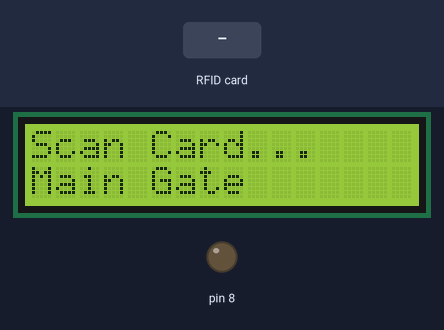
This sketch was run on a simulated Arduino Uno, built with avr-gcc and run on an emulated ATmega328P. Parts: 16×2 character LCD, output pins drawn as LEDs (lit = HIGH). The inputs (shaded band) are chosen by the test bench. Pins used as bus, display or sensor lines are not drawn; what the sketch prints to the serial monitor is not drawn.

Above: at 3.5 s.
3.6 s: RFID card CC 97 14 05 held to the reader
At 4.4 s:
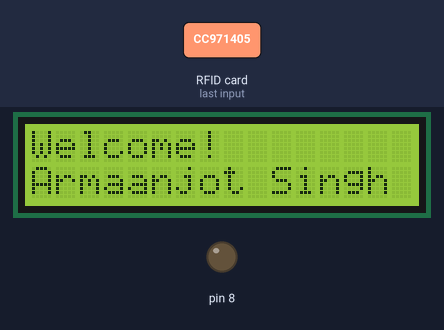
At 9.8 s:
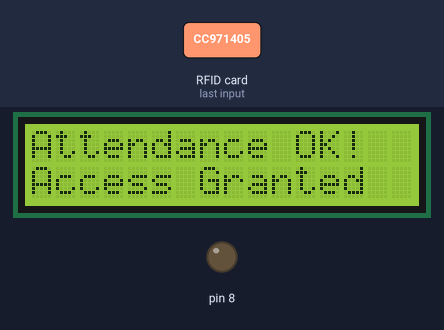
11.1 s: RFID card C3 BF 28 09 held to the reader
At 13.6 s:
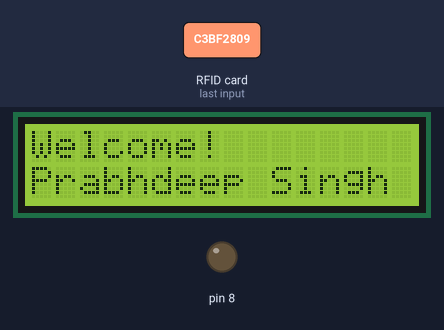
Timing chart, 0 to 19.7 s (numbered marks = the images above; inputs shaded):
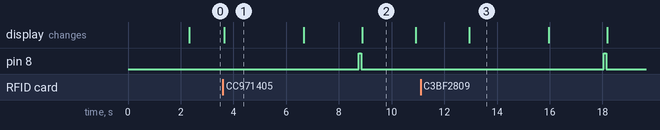

Measured:
- after the input at 3.6 s, pin 8: LOW → HIGH after 5.2 s, → LOW 0.10 s later; the display: changes after 0.05 s (image 1)
- after the input at 11.1 s, pin 8: LOW → HIGH after 7.0 s, → LOW 0.10 s later; the display: changes after 1.8 s (image 3)
- what the display in image 1 shows lasts 3.0 s, from 3.7 s to 6.7 s
- what the display in image 2 shows lasts 2.0 s, from 8.9 s to 10.9 s

The sketch:

arduino_rfid_usb.ino
```cpp
#include <SPI.h>
#include <MFRC522.h>
#include <Wire.h>
#include <LiquidCrystal_I2C.h>

// RFID Module pins
#define SS_PIN 10
#define RST_PIN 9

// LCD I2C address (0x27 is common, adjust if needed)
LiquidCrystal_I2C lcd(0x27, 16, 2);

MFRC522 rfid(SS_PIN, RST_PIN);

const String DEVICE_ID = "ARDUINO_MAIN_GATE";
const String LOCATION = "Main Gate";

// Map physical card UIDs to student RFID tags
String mapCardToStudent(String cardUID) {
  if (cardUID == "CC971405") return "Armaanjot Singh";
  if (cardUID == "C3BF2809") return "Prabhdeep Singh";
  if (cardUID == "8A5C4B12") return "Rajveer Singh";
  return "Unknown Card";
}

String mapCardToRFIDTag(String cardUID) {
  if (cardUID == "CC971405") return "RFID001";
  if (cardUID == "C3BF2809") return "RFID002";
  if (cardUID == "8A5C4B12") return "RFID003";
  return cardUID;
}

void displayWelcome() {
  lcd.clear();
  lcd.setCursor(0, 0);
  lcd.print("RFID Attendance");
  lcd.setCursor(0, 1);
  lcd.print("System Ready!");
  delay(2000);
}

void displayScan() {
  lcd.clear();
  lcd.setCursor(0, 0);
  lcd.print("Scan Card...");
  lcd.setCursor(0, 1);
  lcd.print("Main Gate");
}

void displayCardData(String studentName, String cardUID) {
  lcd.clear();
  lcd.setCursor(0, 0);
  lcd.print("Welcome!");
  lcd.setCursor(0, 1);

  // Display student name (truncate if too long)
  if (studentName.length() > 16) {
    lcd.print(studentName.substring(0, 16));
  } else {
    lcd.print(studentName);
  }

  delay(3000);

  // Show card UID
  lcd.clear();
  lcd.setCursor(0, 0);
  lcd.print("Card UID:");
  lcd.setCursor(0, 1);
  lcd.print(cardUID);

  delay(2000);
}

void setup() {
  Serial.begin(9600);
  SPI.begin();
  rfid.PCD_Init();

  // Initialize I2C LCD (16 columns, 2 rows)
  lcd.init();
  lcd.backlight();

  // Display welcome message
  displayWelcome();

  Serial.println("=================================");
  Serial.println("  RFID Attendance System v2.0");
  Serial.println("  USB Serial Mode + I2C LCD");
  Serial.println("=================================");
  Serial.println("\nSystem Ready!");
  Serial.println("Waiting for RFID cards...");
  Serial.println("---------------------------------");

  displayScan();
}

void loop() {
  if (!rfid.PICC_IsNewCardPresent()) return;
  if (!rfid.PICC_ReadCardSerial()) return;

  // Read card UID
  String uid = "";
  for (byte i = 0; i < rfid.uid.size; i++) {
    if (rfid.uid.uidByte[i] < 0x10) uid += "0";
    uid += String(rfid.uid.uidByte[i], HEX);
  }
  uid.toUpperCase();

  // Map physical card UID to student name and RFID tag
  String studentName = mapCardToStudent(uid);
  String studentTag = mapCardToRFIDTag(uid);

  // Display on LCD
  displayCardData(studentName, uid);

  // Send JSON data via Serial
  Serial.print("{\"studentName\":\"");
  Serial.print(studentName);
  Serial.print("\",\"rfidTag\":\"");
  Serial.print(studentTag);
  Serial.print("\",\"cardUID\":\"");
  Serial.print(uid);
  Serial.print("\",\"deviceId\":\"");
  Serial.print(DEVICE_ID);
  Serial.print("\",\"location\":\"");
  Serial.print(LOCATION);
  Serial.print("\",\"timestamp\":\"");
  Serial.print(millis());
  Serial.println("\"}");

  // Sound beep - buzz pin 8
  pinMode(8, OUTPUT);
  digitalWrite(8, HIGH);
  delay(100);
  digitalWrite(8, LOW);

  // Display success
  lcd.clear();
  lcd.setCursor(0, 0);
  lcd.print("Attendance OK!");
  lcd.setCursor(0, 1);
  lcd.print("Access Granted");
  delay(2000);

  // Reset LCD to scanning state
  displayScan();

  rfid.PICC_HaltA();
  rfid.PCD_StopCrypto1();
  delay(2000);
}
```
